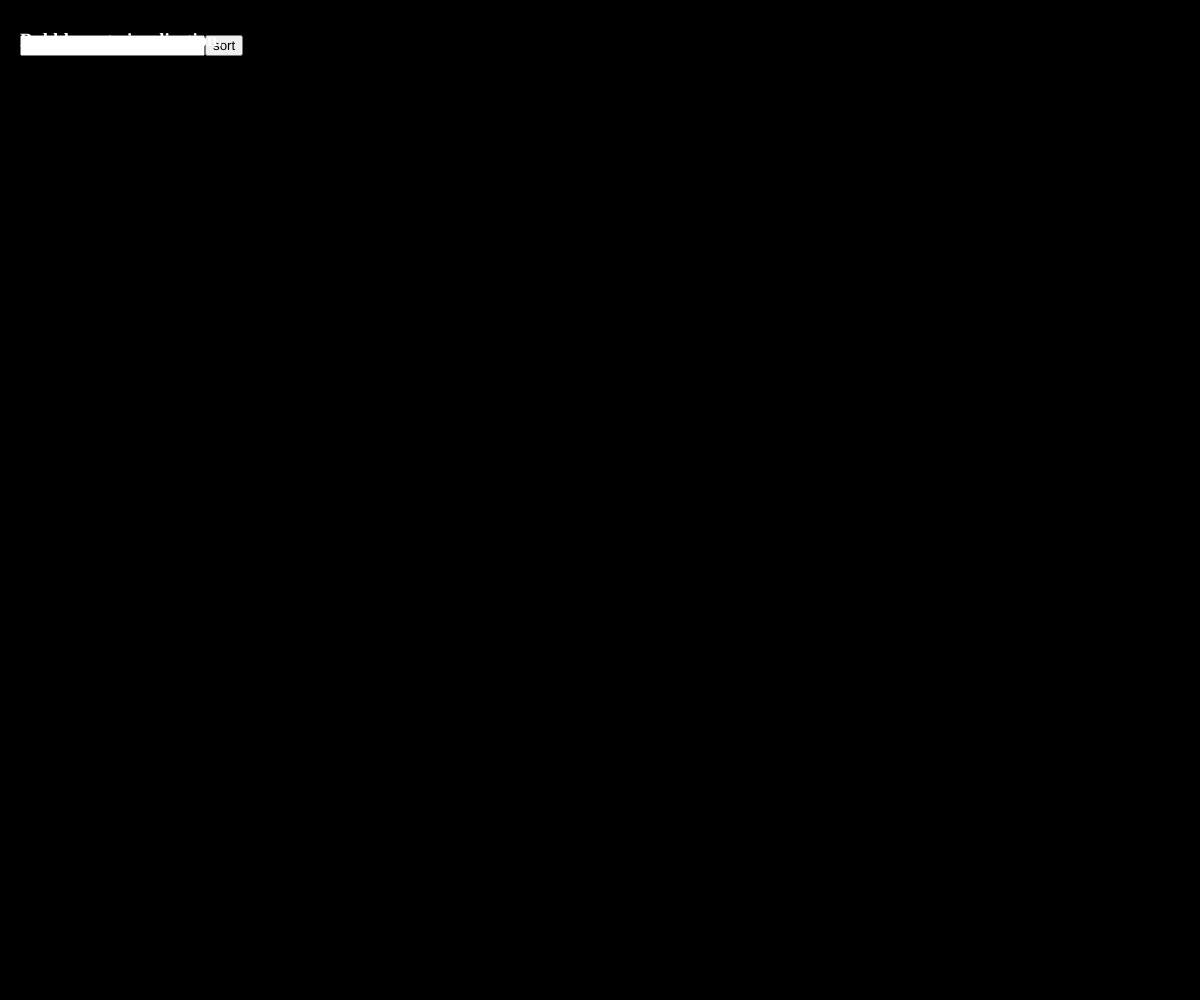
Frame 1 (no input)
Frame 60 (no input): identical to frame 1, image omitted
Frame 120 (the mouse pressed at the canvas centre since frame 60): identical to frame 1, image omitted

The p5.js sketch that drew this single still picture (run headless with seeded random() and noise() and a simulated clock; from frame 60 on, the mouse is pressed at the canvas centre):

// p5.js sketch
// ── sketch.js
let linesToSort = [];
let sorted = true;
let misplaced = 1;
let passes = 0;

let screenWidth = 1280;
let howMany = 100;
let nowSort = false;

let newButton;
let newInput;
let information;

function setup(){
    createCanvas(windowWidth, windowHeight);

    newInput = createInput();
    newInput.position(20,35);

    newButton = createButton('sort');
    newButton.position(newInput.x + newInput.width, 35);
    newButton.mousePressed(doSort);

    information = createElement('h3', 'Bubble sort visualisation.');
    information.position(20, 10);
    information.style('color: white');
}

function draw(){
    background('black');
    if(nowSort) {
        if (sorted) {
            let sortingColor;
            let randomHeight;
            let tempPosition = 0;
            
            for(let i=0; i<howMany; i++)
            {

                randomHeight = random(0,windowHeight);
                console.log(randomHeight);
                sortingColor = chooseColor(randomHeight);
                
                linesToSort[i] = new lineToSort((windowWidth/howMany)*i, randomHeight, sortingColor);
            }
            sorted = false;
        }

        if (sort == true)
        {
            for (let i=0; i<linesToSort.length - 1; i++){
                    
                if (linesToSort[i].y < linesToSort[i + 1].y) {
                    let temporary = linesToSort[i].y;
                    linesToSort[i].y = linesToSort[i + 1].y;
                    linesToSort[i+1].y = temporary;

                    let temporaryColor = linesToSort[i].color;
                    linesToSort[i].color = linesToSort[i + 1].color;
                    linesToSort[i+1].color = temporaryColor;

                    misplaced++;
                }
            }
        }

        for (let j=0; j<linesToSort.length; j++){
            linesToSort[j].display();
        }
    }
}

class lineToSort {
    constructor(position, height, newColor) {
        this.x = position;
        this.y = height;
        this.color = newColor;
    }

    display() {
        line(this.x, this.y, this.x, windowHeight);
        stroke(this.color);
    }
}

function keyPressed(){
    sort = true;
}

function doSort(){
    howMany = int(newInput.value());
    sorted = true;
    nowSort = true;
    linesToSort.splice(0);
}

function chooseColor(tempHeight) {
    let tempColor;
    if (tempHeight < windowHeight/10)
        tempColor = color('#B9FF0D');
    else if (tempHeight < (windowHeight/10)*2)
        tempColor = color('#E3FF0D');
    else if (tempHeight < (windowHeight/10)*3)
        tempColor = color('#FFFB00');
    else if (tempHeight < (windowHeight/10)*4)
        tempColor = color('#FFEF0D');
    else if (tempHeight < (windowHeight/10)*5)
        tempColor = color('#FFE30F');
    else if (tempHeight < (windowHeight/10)*6)
        tempColor = color('#FFC20A');
    else if (tempHeight < (windowHeight/10)*7)
        tempColor = color('#FFBA0D');
    else if (tempHeight < (windowHeight/10)*8)
        tempColor = color('#FFAE00');
    else if (tempHeight < (windowHeight/10)*9)
        tempColor = color('#FFA90A');
    else if (tempHeight < windowHeight)
        tempColor = color('#FFA30F');
    else
        tempColor = color(255);
    return tempColor;
}
